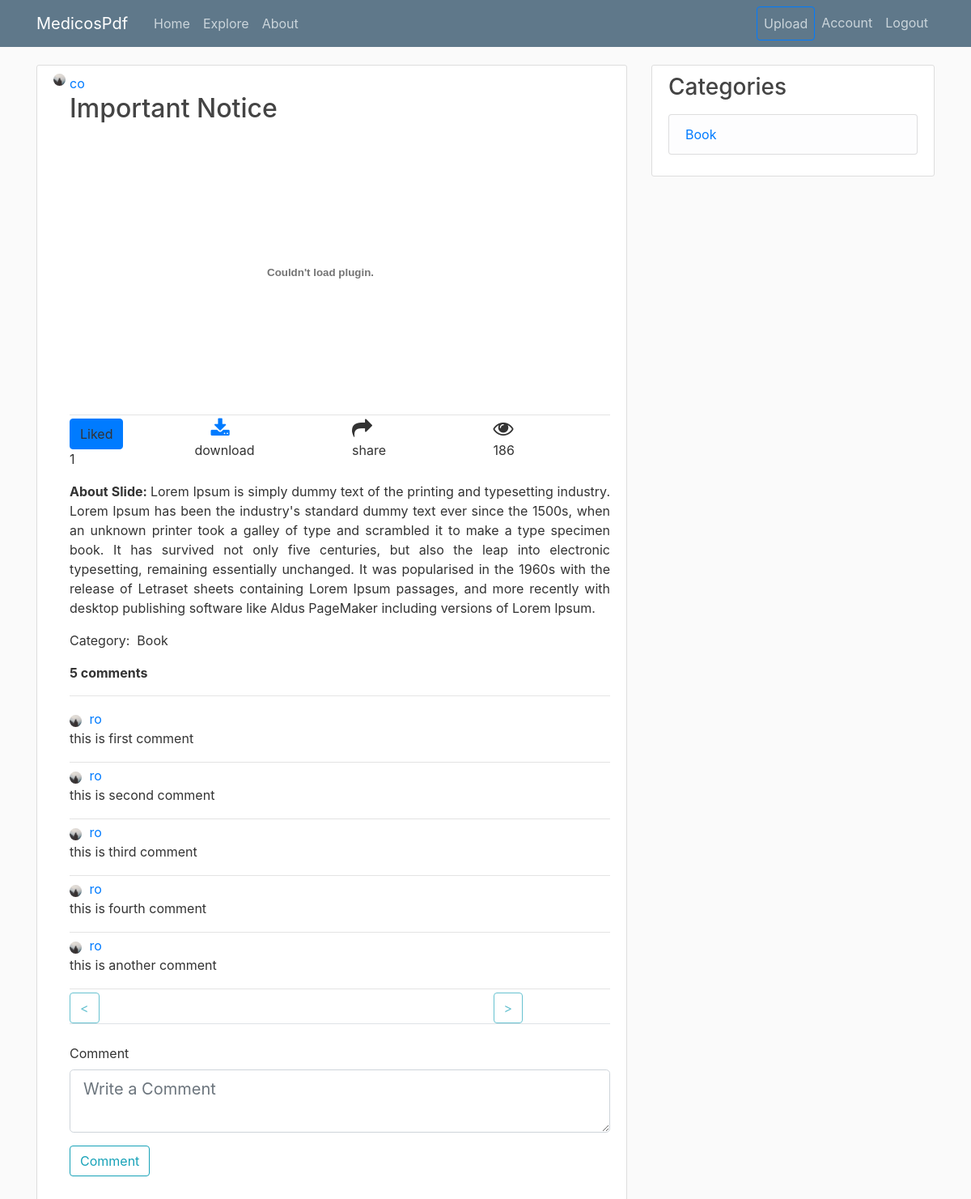
The app's page /slide/4 (signed in), older data.
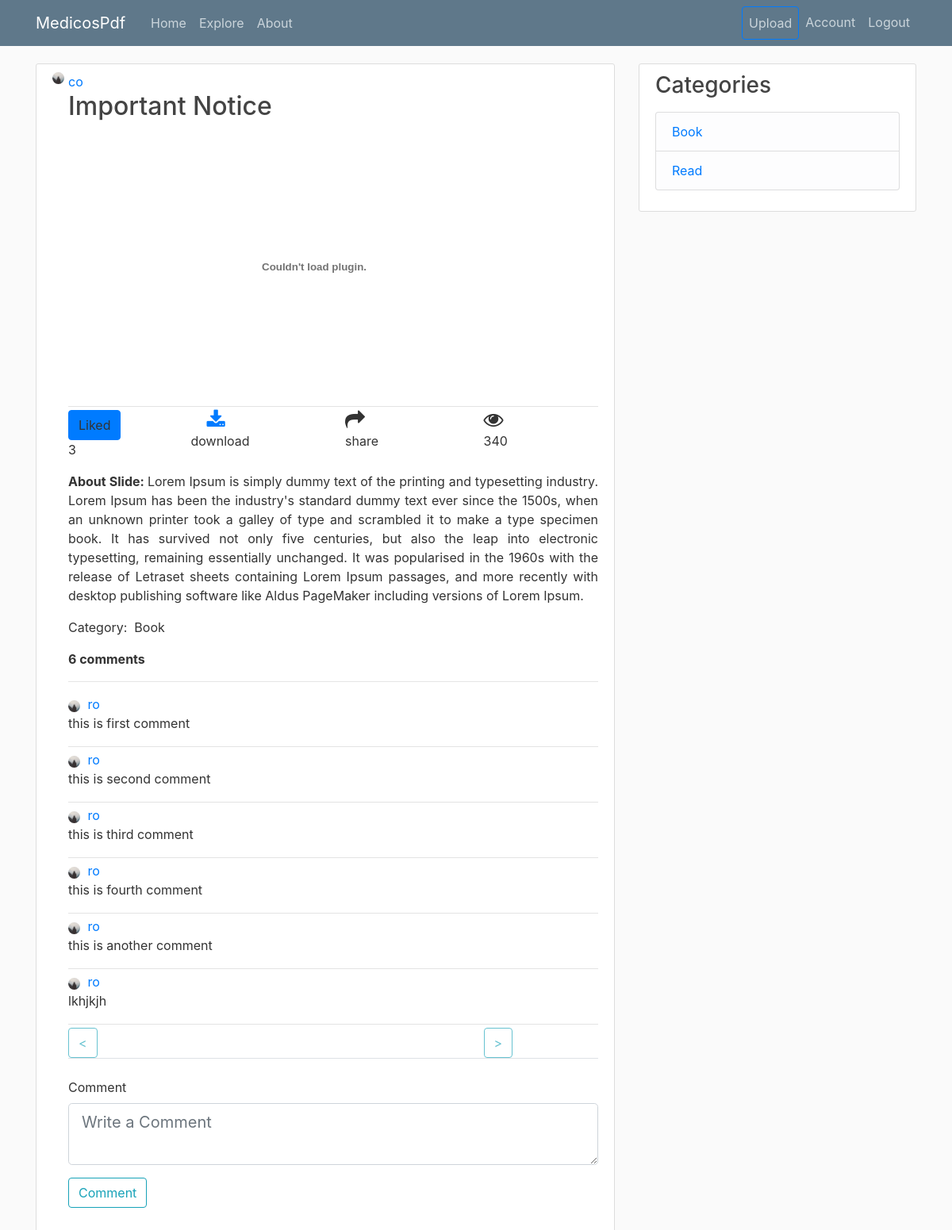
The same page, newer data.
### medicospdf/models.py (models this page shows, shortened)
class Visit(db.Model):
    id = db.Column(db.Integer, primary_key = True)
    count = db.Column(db.Integer)

class Comment(db.Model):
    id = db.Column(db.Integer, primary_key= True)
    comment = db.Column(db.Text, nullable = False)
    user_id = db.Column(db.Integer, db.ForeignKey('user.id'), nullable = False)
    slide_id = db.Column(db.Integer, db.ForeignKey('slide.id'), nullable = False)

class User(db.Model, UserMixin):
    id = db.Column(db.Integer, primary_key=True)
    username = db.Column(db.String(20), unique=True, nullable=False)
    email = db.Column(db.String(120), unique=True, nullable=False)
    image_file = db.Column(db.String(20), nullable=False, default='default.jpg')
    password = db.Column(db.String(60), nullable=False)
    is_admin = db.Column(db.Boolean, default = False)
    posts = db.relationship('Post', backref='author', lazy=True)
    slides = db.relationship('Slide', backref = 'author', lazy = True)
    liked = db.relationship('SlideLike', foreign_keys = 'SlideLike.user_id',
        backref = 'author', lazy = True)
    comments = db.relationship('Comment', backref = 'author', lazy = True)
    categories = db.relationship('Category', backref = 'author', lazy = True)
    followed = db.relationship('User', secondary = followers,
                                primaryjoin = (followers.c.follower_id == id),
                                secondaryjoin = (followers.c.followed_id == id),
                                backref = db.backref('followers', lazy = 'dynamic'),
                                lazy = 'dynamic')
    def has_liked_slide(self, slide):
        return SlideLike.query.filter(
            SlideLike.user_id == self.id,
            SlideLike.slide_id == slide.id).count()>0

class Category(db.Model):
    id = db.Column(db.Integer, primary_key = True, autoincrement = True)
    name = db.Column(db.String(200), nullable = False)
    user_id = db.Column(db.Integer, db.ForeignKey('user.id'), nullable = False)
    slides = db.relationship('Slide', backref = 'cats', lazy = True)

### medicospdf/routes.py (the view)
@app.route('/slide/<int:slide_id>', methods= ['GET', 'POST'])
def slide(slide_id):
    cat = Category.query.all()
    slide = Slide.query.get_or_404(slide_id)
    v = Visit.query.filter_by(id = slide_id).first()
    if not v:
        v = Visit()
        v.count += 1
        db.session.add(v)
    v.count += 1
    db.session.commit()
    form = CommentForm()
    if form.validate_on_submit():
        comment = Comment(comment = form.comment.data, author = current_user, slide_id = slide.id)
        db.session.add(comment)
        db.session.commit()
        flash('Your comment has been posted.', 'success')
        return redirect(url_for('slide', slide_id = slide.id))
    page = request.args.get('page', 1, type = int)
    comments = Comment.query.filter_by(slide_id = slide.id).paginate(page, per_page = 50)
    return render_template('slide.html', title = slide.title,
                        slide = slide, comments = comments,
                        form = form, legend = Slide, categories = cat, visitors = v)

### medicospdf/forms.py
class CommentForm(FlaskForm):
	comment = TextAreaField(validators = [DataRequired()],
							render_kw={"placeholder": "Write a Comment"})
	submit = SubmitField('Comment')

### medicospdf/models.py (called while the page is built)
@login_manager.user_loader
def load_user(user_id):
    return User.query.get(int(user_id))

### medicospdf/templates/slide.html (shortened to what this page needs)
{% extends 'layout.html' %}
{% block content %}
	<article class="media content-section">
		<img class="rounded-circle article-img" src="{{ url_for('static', filename = 'profile_pics/' + slide.author.image_file) }}">
		<div class="media-body">
			<div class="article-metadata">
				<a class="mr-2" href="#">{{ slide.author.username }}</a>
				<h2 class="article-title">{{ slide.title }}</h2>
				<div style = "height:350px; width:620px" id = 'viewpdf'></div>
			</div>
			<div class="row">
				<div class="col-3">
					<div class="like-comment-div">
				        {% if current_user.has_liked_slide(slide) %}
				            <a class="liked btn btn-primary" id = 'unlike' data-slide-id="{{ slide.id }}" data-action="like">Liked</a>
				        {% else %}
				            <a class="not-like btn btn-primary" id = 'like' data-slide-id="{{ slide.id }}" data-action="like">Like</a>
				        {% endif %}
				        <p id = 'likeCount'>{{ slide.likes | count }}</p>
				    </div>
				</div>
	            <div class="col-3">
	              <a href="{{ url_for('download', name = slide.file) }}">
	              <i class="fa fa-download"></i></a>
	              <p style="margin-left: -20px">download</p>
	            </div>
	            <div class="col-3">
	            	<i class="fa fa-share"></i>
	            	<p>share</p>
	            </div>
	            <div class="col-3">
	            	<i class="fa fa-eye"></i>
	            	<p>{{ visitors.count }}</p>
	            </div>
          	</div>
			<div class="article-content text-justify"><p><b>About Slide:&nbsp;</b>{{ slide.description }}</p></div>
			<div class="article-content"><p>Category:&nbsp; {{ slide.cats.name }}</p></div>
			<p><b>{{ slide.comments|count }} comments</b></p><hr>
			{% for comment in comments.items %}
				<div class="article-metadata">
					<img class="rounded-circle article-img" src="{{ url_for('static', filename = 'profile_pics/'+comment.author.image_file) }}">
					<a class="mr-2" href="#">{{ comment.author.username }}</a>
					<span>
						<p class="text text-justify">{{ comment.comment }}</p>
					</span>
				</div>
			{% endfor %}
			<div class="row">
				<div class="col">
					{% if comments.has_prev %}
				      <a class ="btn btn-outline-info" href="{{ url_for('slide', slide_id = slide.id,  page=comments.prev_num) }}">&lt;&lt;</a>
				    {% else %}
				      <button class="btn btn-outline-info disabled">&lt;</button>
				    {% endif %}
				</div>
			    <div class="col-3">
				    {% if comments.has_next %}
				    	<a class="btn btn-outline-info" href="{{ url_for('slide',slide_id = slide.id, page=comments.next_num) }}">&gt;&gt;</a>
				    {% else %}
				    	<button class="btn btn-outline-info disabled">&gt;</button>
				    {% endif %}
			    </div>
			</div>
			<form method="POST" action="">
				<fieldset class="form-group">
					<legend class="border-bottom mb-4">{{ comment }}</legend>
					<div class="form-group">
						{{ form.comment.label(class = 'form-control-label') }}
						{% if form.comment.errors %}
							{{ form.comment.label(class = 'form-control form-control-lg is-invalid')}}
							<div class="invalid-feedback">
								{% for error in form.comment.errors %}
								<span>
									{{ error }}
								</span>
								{% endfor %}
							</div>
						{% else %}
							{{ form.comment(class = 'form-control form-control-lg')}}
						{% endif %}
					</div>
					<div class="form-group">
						{{ form.submit(class = 'btn btn-outline-info') }}
					</div>
				</fieldset>
			</form>
		</div>
	</article>
{% endblock %}

### medicospdf/templates/layout.html (shortened to what this page needs)
<!DOCTYPE html>
<html>
<head>
    <link rel="stylesheet" href="https://maxcdn.bootstrapcdn.com/bootstrap/4.0.0/css/bootstrap.min.css">
    <link rel="stylesheet" type="text/css" href="{{ url_for('static', filename='main.css') }}">
    <link rel="stylesheet" href="https://cdnjs.cloudflare.com/ajax/libs/font-awesome/4.7.0/css/font-awesome.min.css">
</head>
<body>
    <header class="site-header">
      <nav class="navbar navbar-expand-md navbar-dark bg-steel fixed-top">
        <div class="container">
          <a class="navbar-brand mr-4" href="/">MedicosPdf</a>
          <div class="collapse navbar-collapse" id="navbarToggle">
            <div class="navbar-nav mr-auto">
              <a class="nav-item nav-link" href="{{ url_for('home') }}">Home</a>
              <a class = 'nav-item nav-link' href="{{ url_for('explore') }}">Explore</a>
              <a class="nav-item nav-link" href="{{ url_for('about') }}">About</a>
            </div>
            <div class="navbar-nav">
              {% if current_user.is_authenticated %}
                <a class = 'nav-item nav-link btn btn-outline-primary' href="{{ url_for('new_slide') }}">Upload</a>
                <a class = 'nav-item nav-link' href="{{ url_for('account', user_id = current_user.id) }}">Account</a>
                <a class = 'nav-item nav-link' href="{{ url_for('logout') }}">Logout</a>
              {% else %}
                <a class="nav-item nav-link" href="{{ url_for('login') }}">Login</a>
                <a class="nav-item nav-link" href="{{ url_for('register') }}">Register</a>
              {% endif %}
            </div>
          </div>
        </div>
      </nav>
    </header>
    <main role="main" class="container">
      <div class="row">
        <div class="col-md-8">
          {% block content %}{% endblock %}
        </div>
        {% if current_user.is_authenticated %}
          <div class="col-md-4">
            <div class="content-section">
              <h3>Categories</h3>
              <p class='text-muted'>
                <ul class="list-group">
                  {% for cat in categories %}
                    <li class="list-group-item list-group-item-light"><a href="{{ url_for('category', cat_id = cat.id) }}">{{ cat.name }}</a></li>
                  {% endfor %}
                </ul>
              </p>
            </div>
          </div>
        {% endif %}
      </div>
    </main>
</body>
</html>

Row changes from the older to the newer data that the page shows:
changed Visit: count "186" → "340"
added Comment: image_file (placeholder picture), author.username "ro", comment "lkhjkjh"
added Category: name "Read"
Text that changed along with them:
{{ slide.likes | count }}: "1" → "3"
{{ slide.comments|count }}: "5" → "6"
